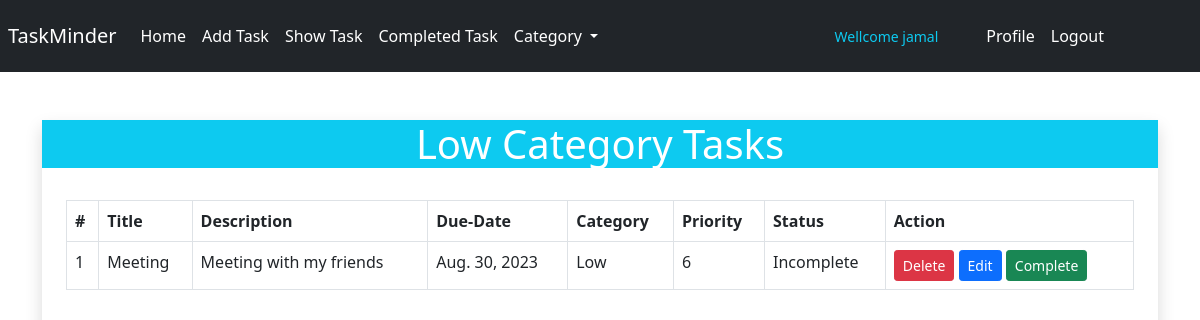
/tasks/low/ (signed in), run on an earlier commit of the app's database.
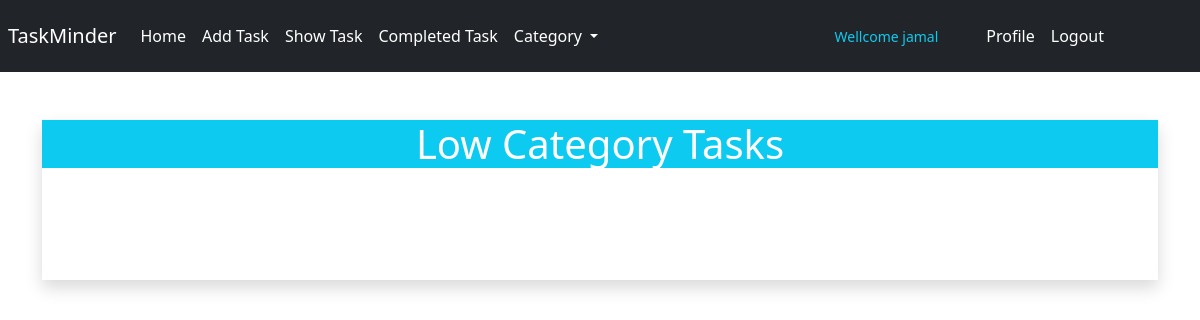
And on a later commit of the database.
### tasks/models.py (models this page shows, shortened)
class TaskModel(models.Model):
    task_status=[
    ('Incomplete', 'Incomplete'),
    ('Complete', 'Complete'),
    ]
    priority_status=[
    ('0',' 0️⃣'),
    ('1',' 1️⃣'),
    ('2',' 2️⃣'),
    ('3',' 3️⃣'),
    ('4',' 4️⃣'),
    ('5',' 5️⃣'),
    ('6',' 6️⃣'),
    ('7',' 7️⃣'),
    ('8',' 8️⃣'),
    ]
    category=[
        ('Low', 'Low'),
        ('Medium', 'Medium'),
        ('High', 'High'),
    ]
    title = models.CharField(max_length=100)
    description = models.CharField(max_length=500)
    status = models.CharField(max_length=100, choices=task_status, default='Incomplete')
    user = models.ForeignKey(User, on_delete=models.CASCADE)
    created = models.DateTimeField(auto_now_add=True)
    priority = models.CharField(max_length=50, choices=priority_status)
    due_date = models.DateField(null=True, blank=True)
    category = models.CharField(max_length=50,choices=category)

### tasks/views.py (the view)
# urls.py: path('low/', views.low_cat, name = 'low'),
def low_cat(request):
    if request.user.is_authenticated:
        task = TaskModel.objects.filter(user=request.user, category='Low')
        return render(request, 'tasks/low.html', {'task':task, })
    else:
        return redirect('home')

### tasks/templates/tasks/low.html
{% extends 'base.html' %}
{% load crispy_forms_tags %}
{% block body %}
    <div class=" container pt-5 ">
        <div class="col-lg-12 mx-auto shadow text-white">
            <div class="pt-0 text-white">
                <h1 class="text-center bg-info text-white">Low Category Tasks</h1>
                <div class="p-4">
                    {% if task %}
                    <table class="table table-bordered pl-3">
                        <thead>
                            <tr>
                                <th scope="col">#</th>
                                <th scope="col">Title</th>
                                <th scope="col">Description</th>
                                <th scope="col">Due-Date</th>
                                <th scope="col">Category</th>
                                <th scope="col">Priority</th>
                                <th scope="col">Status</th>
                                <th scope="col">Action</th>
                            </tr>
                        </thead>
                        <tbody>
                            {% for todo in task %}
                                <tr >
                                    <td>{{forloop.counter}}</td>
                                    <td >{{todo.title}}</td>
                                    <td>{{todo.description}}</td>
                                    <td>{{todo.due_date}}</td>
                                    <td>{{todo.category}}</td>
                                    <td>{{todo.priority}}</td>
                                    <td>{{todo.status}}</td>
                                    <td><a class="btn btn-danger btn-sm" href="{% url 'del_task' id=todo.id %}">Delete</a> <a class="btn btn-primary btn-sm" href="{% url 'edit_task' id=todo.id %}">Edit</a> <a class="btn btn-success btn-sm" href="{% url 'complete' id=todo.id%}">Complete</a></td>
                                </tr>
                            {% endfor %}
                        </tbody>
                    </table>
                {% else %}
                    <h1>No Data Found</h1>
                {% endif %}
                </div>
            </div>
        </div>
    </div>
{% endblock %}

What changed in the data, as far as the page shows it:
removed TaskModel: title "Meeting", description "Meeting with my friends", due_date "Aug. 30, 2023", category "Low", priority "6", status "Incomplete"
Also different on the page:
text no longer shown: "# Title Description Due-Date Category Priority Status Action"
